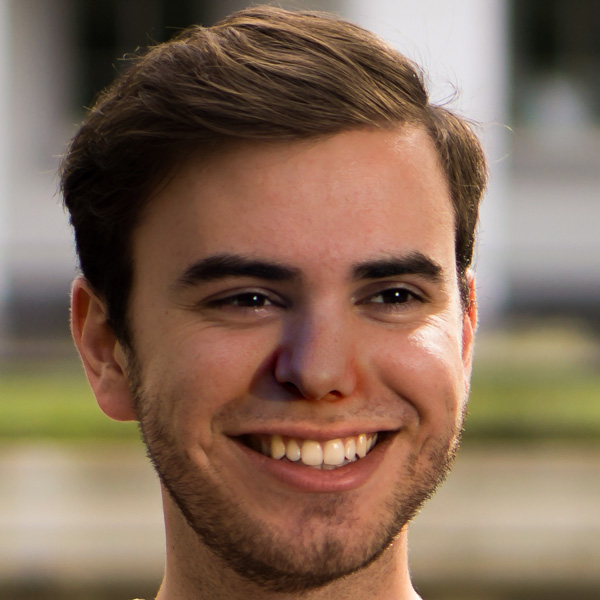
#> input picture assignment 3/training_fake/easy_101_0010.jpg, 600 x 600 px; its folder holds only this picture in this run
$ jupyter execute --allow-errors question6.ipynb
#> lines starting #> are read from the running program, lines starting #| are printed output that depends on the picture
[cell 1]
import matplotlib.pyplot as plt
import numpy as np
from skimage.feature import hog
from skimage import data
from sklearn import svm
from sklearn.metrics import classification_report, accuracy_score
import pandas as pd
import os
import cv2 as cv
from sklearn.model_selection import train_test_split

[cell 2]
img = cv.imread('training_fake/'+os.listdir('training_fake')[0], cv.IMREAD_GRAYSCALE)
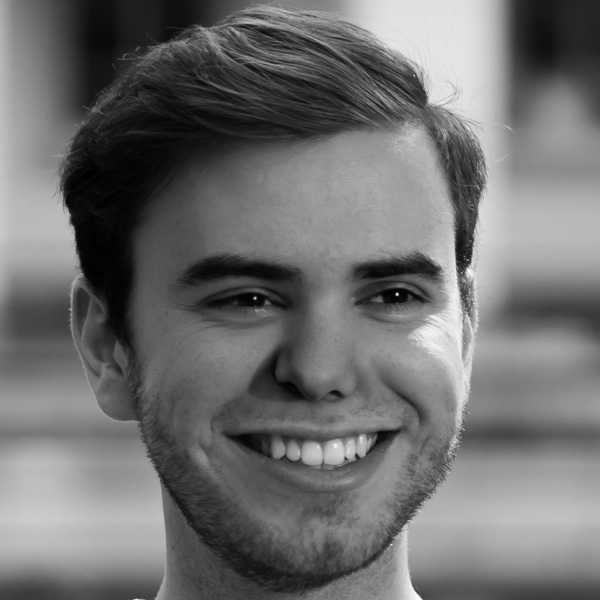
#> img: shape (600, 600); min 0, max 255, mean 111.4
fd, hog_image = hog(img, orientations=8, pixels_per_cell=(16,16), cells_per_block=(1,1), visualize=True)
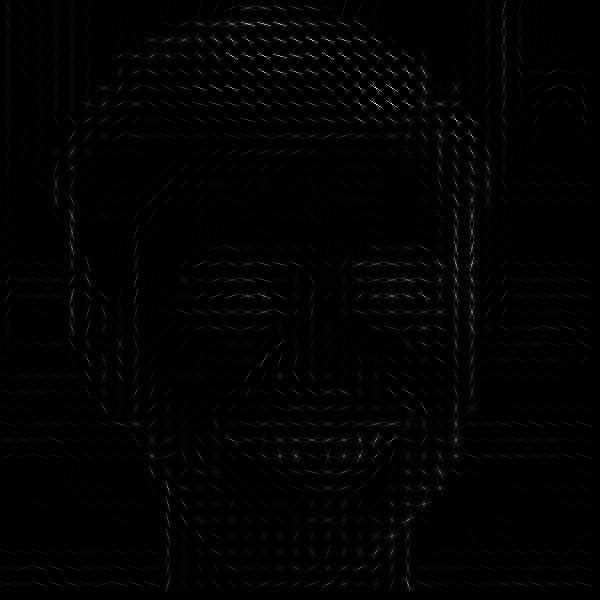
#> hog_image: shape (600, 600) float64; min 0, max 44.42, mean 0.4; drawn with min black and max white
#> fd = 10952 values, max 0.904 at index 824, min 0 at index 2, mean 0.297
fig, (ax1, ax2) = plt.subplots(1,2, figsize=(20,20))
ax1.imshow(img)
ax2.imshow(hog_image)
fig.show()
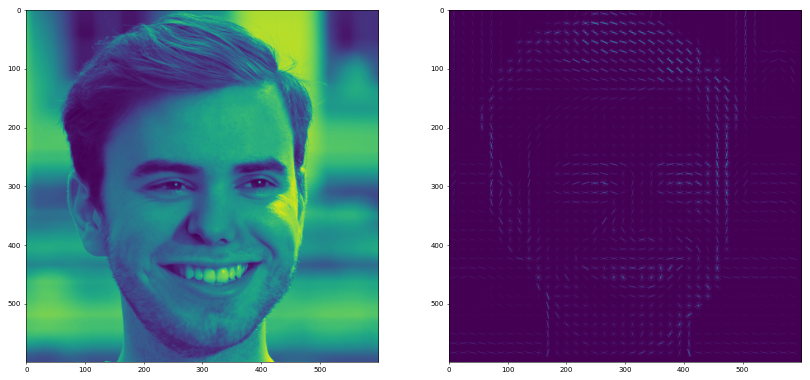
#> figure drawn by matplotlib, 2 panels

[cell 3]
fd
#> Out has the same summary as fd

[cell 4]
data = []

for path in os.listdir('training_fake')[:100]:
    image = 'training_fake/'+path
    array = cv.imread(image, cv.IMREAD_GRAYSCALE)
    fd, hog_image = hog(array, orientations=8, pixels_per_cell=(16,16), cells_per_block=(4,4), visualize=True)
    data.append((fd, 'fake'))

#> (the rest of this cell did not finish here and is left out)

[cell 5]
np.random.shuffle(data)

[cell 6]
df = pd.DataFrame(data, columns = ['image', 'label'])
#> df = table of 1 rows and 2 columns
del data
df
#> Out = table of 1 rows and 2 columns

$ run again, on assignment 3/training_fake/easy_120_0011.jpg
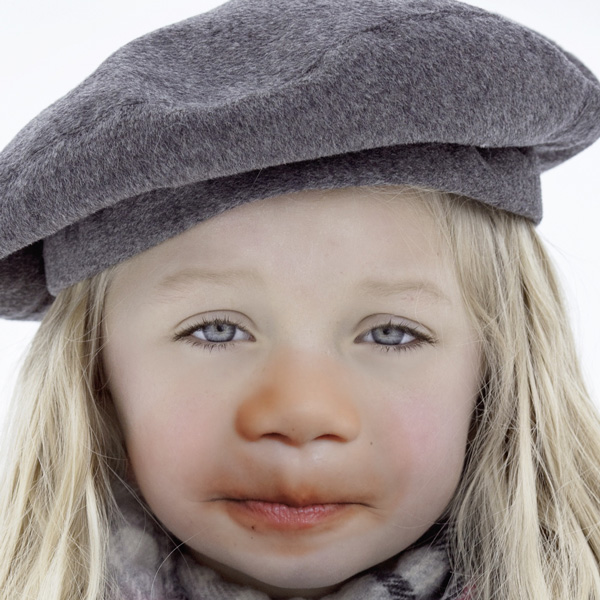
#> input picture assignment 3/training_fake/easy_120_0011.jpg, 600 x 600 px
#> `fd, hog_image = hog(img, orientations=8, pixels_per_cell=(16,16), cell..`:
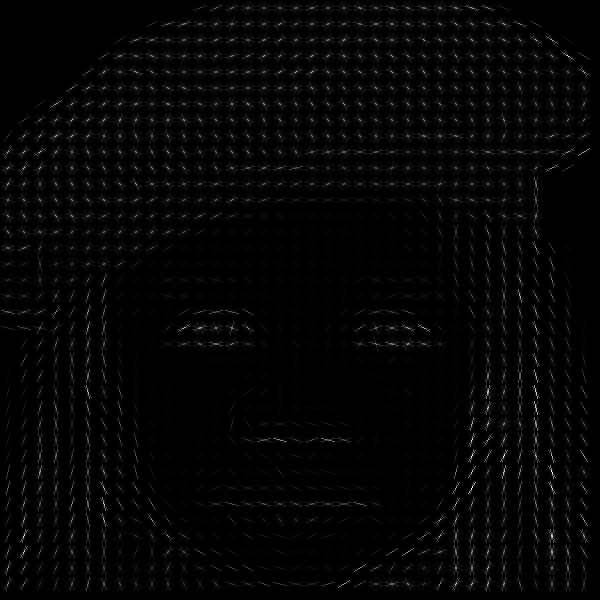
#> hog_image: shape (600, 600) float64; min 0, max 38.06, mean 0.8; drawn with min black and max white
#> fd = 10952 values, max 1 at index 56, min 0 at index 1, mean 0.324
#> `fig.show()`:
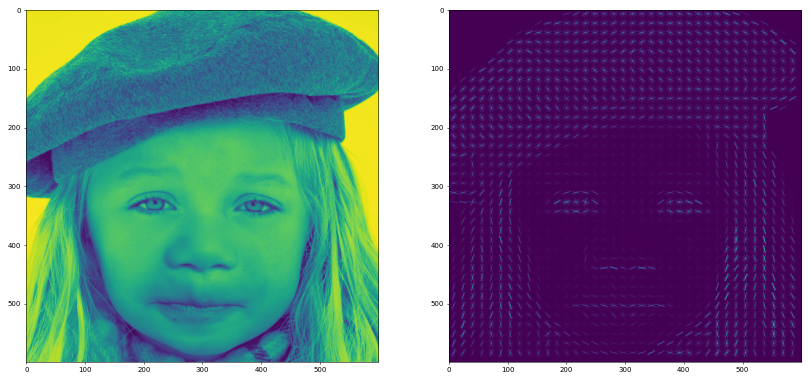
#> figure drawn by matplotlib, 2 panels
#> `fd`: Out has the same summary as fd
#> df = table of 1 rows and 2 columns

$ run again, on assignment 3/training_fake/easy_123_0100.jpg
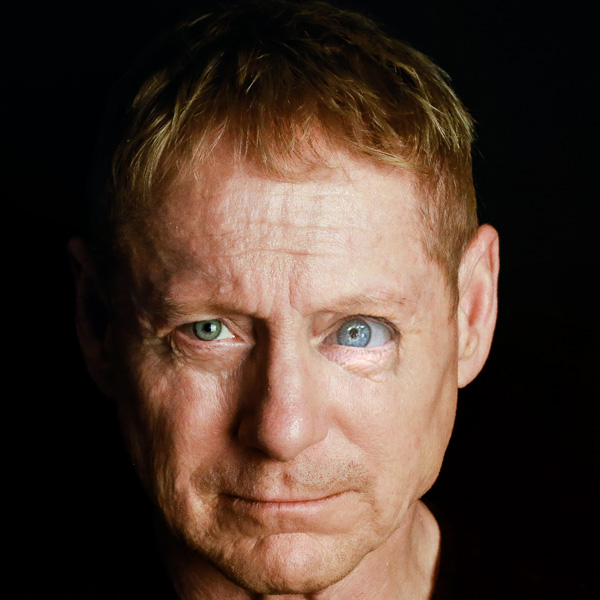
#> input picture assignment 3/training_fake/easy_123_0100.jpg, 600 x 600 px
#> `fd, hog_image = hog(img, orientations=8, pixels_per_cell=(16,16), cell..`:
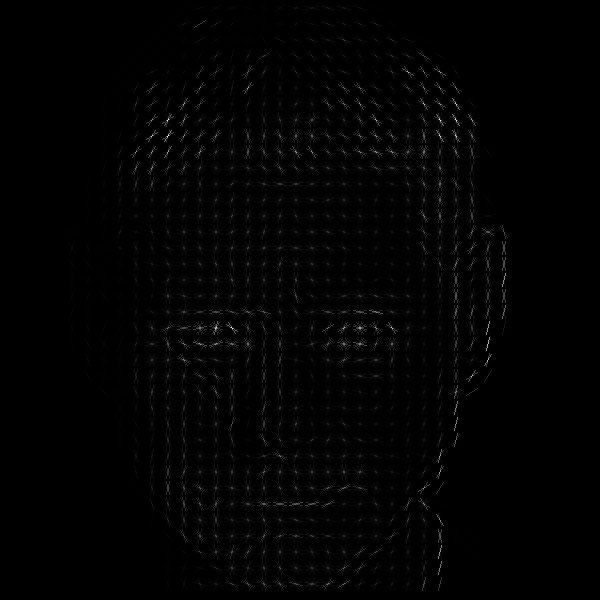
#> hog_image: shape (600, 600) float64; min 0, max 38.19, mean 0.4; drawn with min black and max white
#> fd = 10952 values, max 1 at index 56, min 0 at index 1, mean 0.255
#> `fig.show()`:
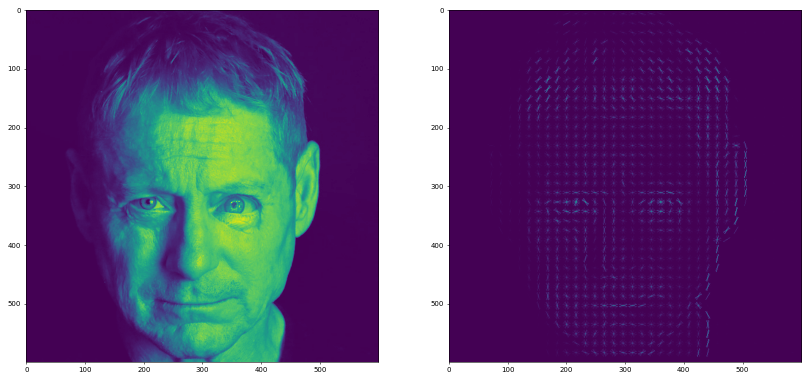
#> figure drawn by matplotlib, 2 panels
#> `fd`: Out has the same summary as fd
#> df = table of 1 rows and 2 columns

$ run again, on assignment 3/training_fake/easy_124_1110.jpg
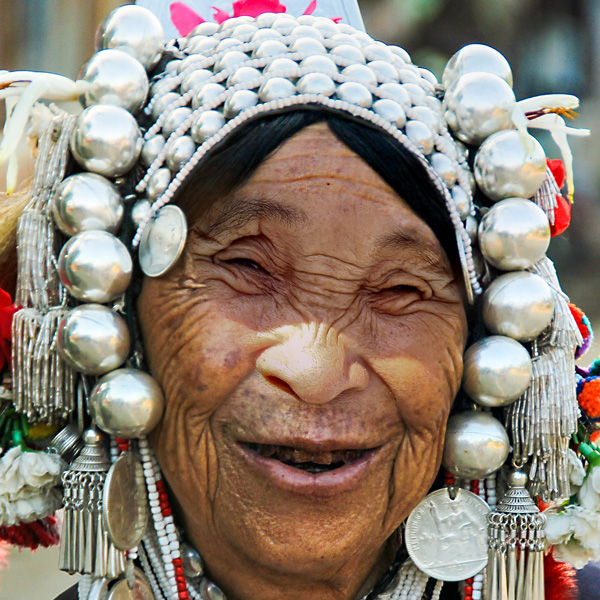
#> input picture assignment 3/training_fake/easy_124_1110.jpg, 600 x 600 px
#> `fd, hog_image = hog(img, orientations=8, pixels_per_cell=(16,16), cell..`:
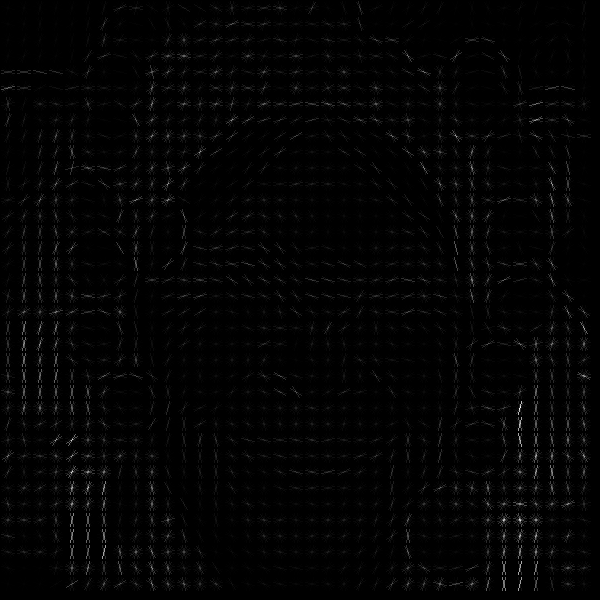
#> hog_image: shape (600, 600) float64; min 0, max 81.92, mean 1.2; drawn with min black and max white
#> fd = 10952 values, max 0.846 at index 10912, min 0 at index 213, mean 0.327
#> `fig.show()`:
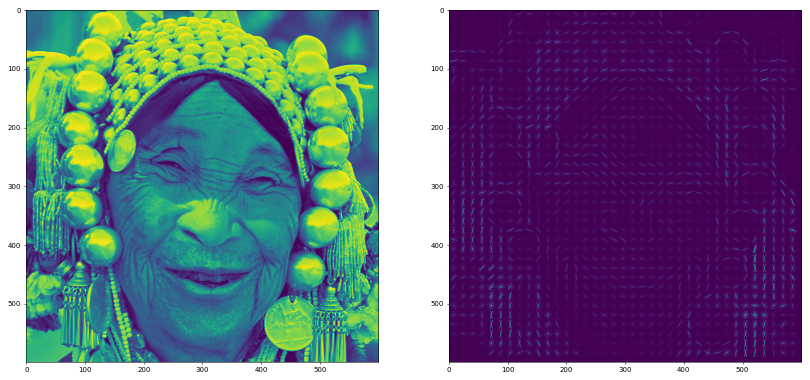
#> figure drawn by matplotlib, 2 panels
#> `fd`: Out has the same summary as fd
#> df = table of 1 rows and 2 columns

$ run again, on assignment 3/training_fake/easy_111_1101.jpg
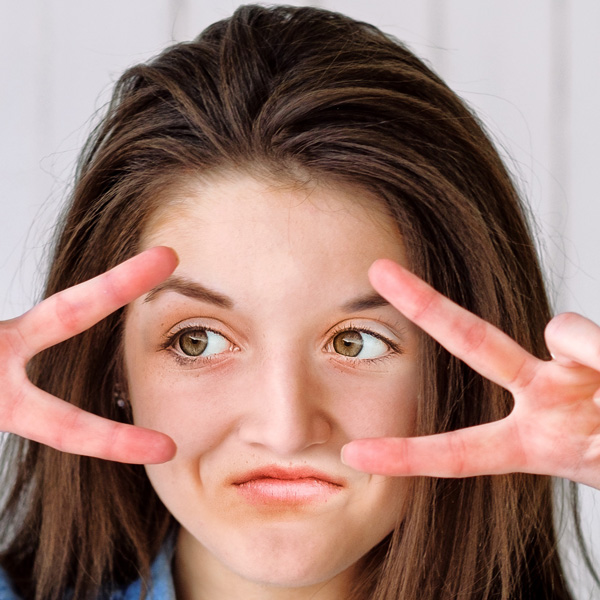
#> input picture assignment 3/training_fake/easy_111_1101.jpg, 600 x 600 px
#> `fd, hog_image = hog(img, orientations=8, pixels_per_cell=(16,16), cell..`:
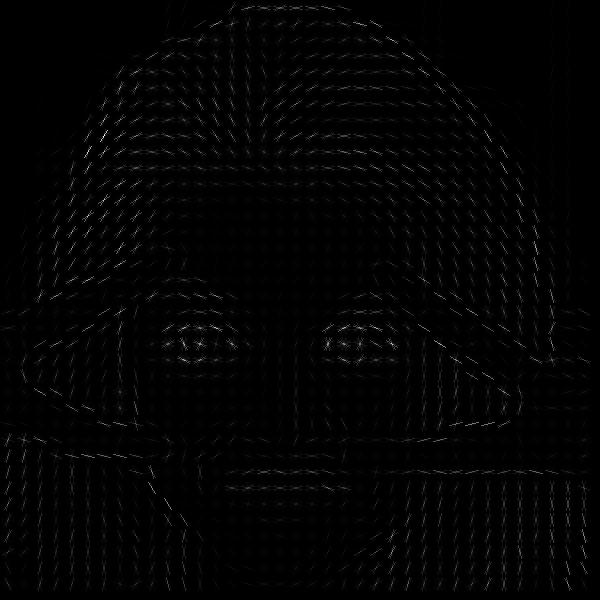
#> hog_image: shape (600, 600) float64; min 0, max 49.35, mean 0.6; drawn with min black and max white
#> fd = 10952 values, max 0.974 at index 9262, min 0 at index 1, mean 0.312
#> `fig.show()`:
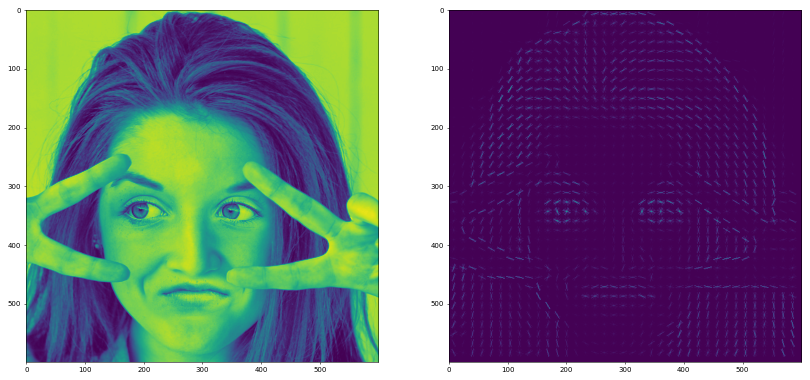
#> figure drawn by matplotlib, 2 panels
#> `fd`: Out has the same summary as fd
#> df = table of 1 rows and 2 columns
